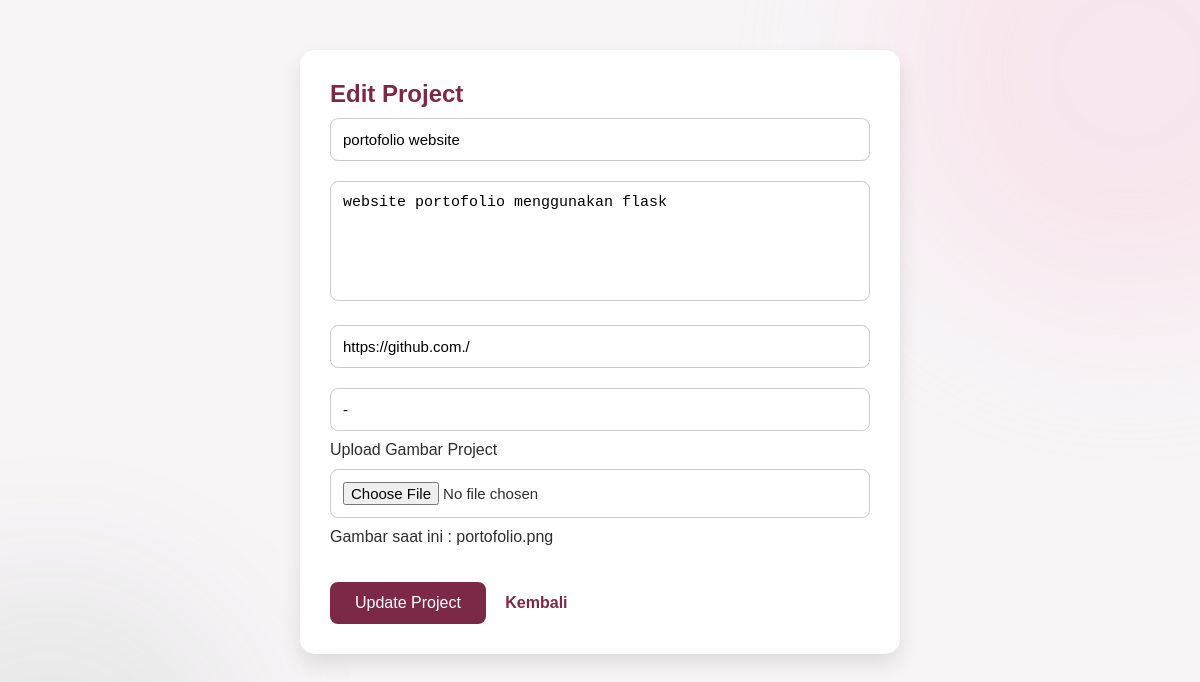
/project/edit/1 (signed in), run on an earlier commit of the app's database.
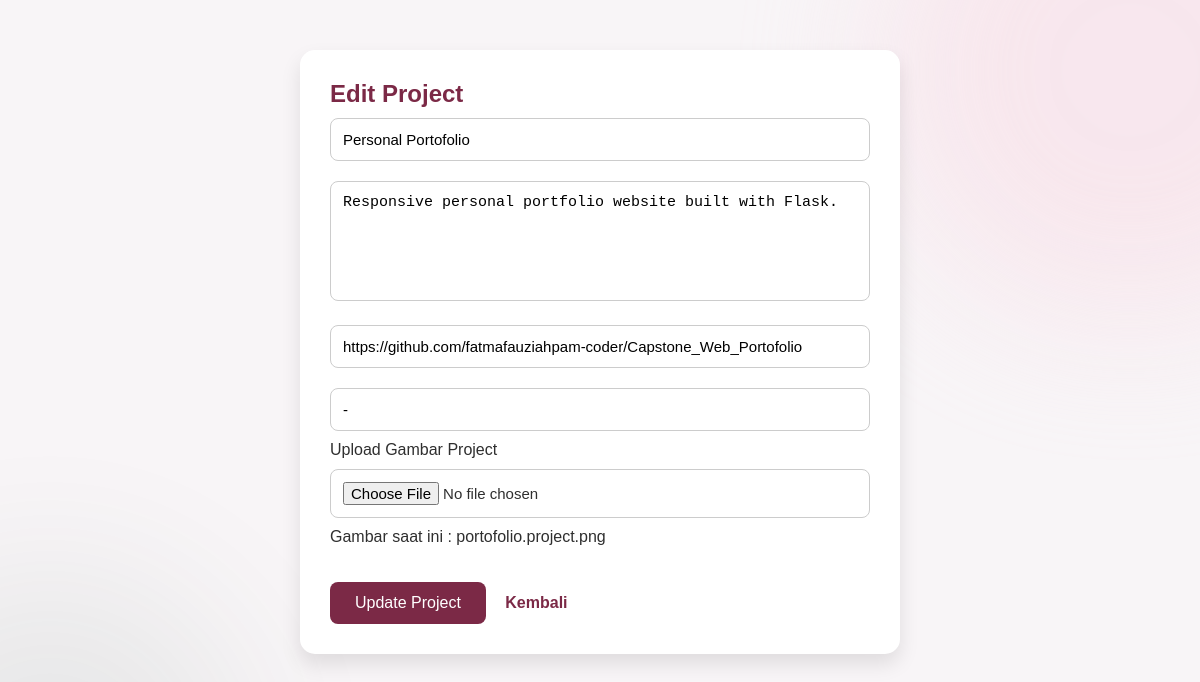
And on a later commit of the database.
### models.py (models this page shows)
class Project(db.Model):
    id = db.Column(db.Integer, primary_key=True)
    title = db.Column(db.String(100))
    description = db.Column(db.Text)
    image = db.Column(db.String(255))
    github = db.Column(db.String(255))
    demo = db.Column(db.String(255))
    created_at = db.Column(db.DateTime,
                           default=datetime.utcnow)

### app.py (the view, shortened to what this page needs)
@app.route("/project/edit/<int:id>", methods=["GET", "POST"])
@login_required
def edit_project(id):
    project = Project.query.get_or_404(id)
    return render_template(
        "project_form.html",
        project=project
    )

### app.py (called while the page is built)
@login_manager.user_loader
def load_user(user_id):
    return User.query.get(int(user_id))

### templates/project_form.html (shortened to what this page needs)
<!DOCTYPE html>
<html lang="en">
<head>
    <link rel="stylesheet"
          href="{{ url_for('static', filename='css/style.css') }}">
</head>
<body>
<div class="container">
<h2>
{% if project %}
Edit Project
{% else %}
Tambah Project
{% endif %}
</h2>
<form method="POST" enctype="multipart/form-data">
<input
type="text"
name="title"
placeholder="Judul Project"
value="{{ project.title if project else '' }}"
required>
<textarea
name="description"
placeholder="Deskripsi"
required>{{ project.description if project else '' }}</textarea>
<input
type="text"
name="github"
placeholder="Link Github"
value="{{ project.github if project else '' }}">
<input
type="text"
name="demo"
placeholder="Demo Website"
value="{{ project.demo if project else '' }}">
<label>Upload Gambar Project</label>
<input
type="file"
name="image"
accept=".png,.jpg,.jpeg,.gif,.webp">
{% if project and project.image %}
<p>Gambar saat ini : {{ project.image }}</p>
{% endif %}
<br><br>
<button type="submit">
{% if project %}
Update Project
{% else %}
Simpan Project
{% endif %}
</button>
<a href="{{ url_for('dashboard') }}">
Kembali
</a>
</form>
</div>
</body>
</html>

What changed in the data, as far as the page shows it:
changed Project: title "portofolio website" → "Personal Portofolio"; description "website portofolio menggunakan flask" → "Responsive personal portfolio website built with Flask."; github "https://github.com./" → "https://github.com/fatmafauziahpam-coder/Capstone_Web_Portofolio"; image "portofolio.png" → "portofolio.project.png"
